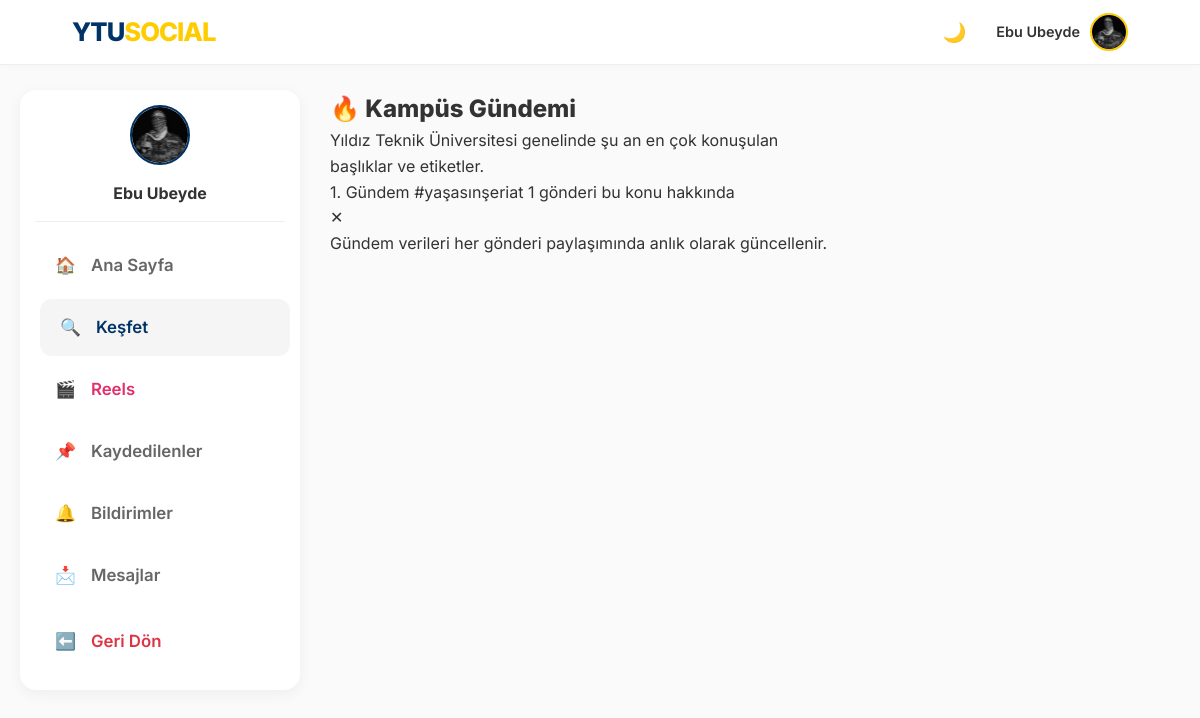
Page /trending (signed in) on the committed database.
### app.py (models this page shows, shortened)
class User(UserMixin, db.Model):
    id = db.Column(db.Integer, primary_key=True)
    email = db.Column(db.String(120), unique=True, nullable=False)
    password = db.Column(db.String(200), nullable=False)
    username = db.Column(db.String(50), nullable=True)
    handle = db.Column(db.String(30), unique=True, nullable=True)
    stories = db.relationship('Story', backref='author', lazy=True)
    is_admin = db.Column(db.Boolean, default=False)
    department = db.Column(db.String(100), nullable=True)
    score = db.Column(db.Integer, default=0)
    bio = db.Column(db.String(200), nullable=True)
    profile_pic = db.Column(db.String(200), default='img/default_avatar.png')
    is_verified = db.Column(db.Boolean, default=False)
    otp_code = db.Column(db.String(6))
    ban_expiration = db.Column(db.DateTime, nullable=True)
    is_banned = db.Column(db.Boolean, default=False)
    posts = db.relationship('Post', backref='author', lazy=True)
    image_file = db.Column(db.String(20), nullable=True)
    comments = db.relationship('Comment', backref='author', lazy=True)
    messages_sent = db.relationship('Message', foreign_keys='Message.sender_id', backref='sender', lazy='dynamic')
    messages_received = db.relationship('Message', foreign_keys='Message.recipient_id', backref='recipient', lazy='dynamic')
    saved_posts = db.relationship('SavedPost', back_populates='user', lazy=True, cascade="all, delete-orphan")
    followed = db.relationship(
        'User', secondary=followers,
        primaryjoin=(followers.c.follower_id == id),
        secondaryjoin=(followers.c.followed_id == id),
        backref=db.backref('followers', lazy='dynamic'), lazy='dynamic'
    )

### app.py (the view)
@app.route('/trending')
@login_required
def trending_full_list():
    all_tags = get_trending_hashtags()[:10]
    return render_template('trending_full.html', tags=all_tags)

### app.py (called while the page is built)
@login_manager.user_loader
def load_user(user_id):
    return User.query.get(int(user_id))

@app.before_request
def check_ban():
    if current_user.is_authenticated:
        if current_user.is_banned or (current_user.ban_expiration and current_user.ban_expiration > datetime.now()):
            if request.endpoint not in ['logout', 'static', 'login']:
                logout_user()
                flash("🚫 Hesabınız yasaklandı veya uzaklaştırıldı.", "danger")
                return redirect(url_for('login'))

def get_trending_hashtags():
    posts = Post.query.with_entities(Post.content).all()
    hashtags = {}
    for post in posts:
        if post.content:
            found_tags = re.findall(r"#(\w+)", post.content.lower())
            for tag in found_tags:
                hashtags[tag] = hashtags.get(tag, 0) + 1
    sorted_tags = sorted(hashtags.items(), key=lambda x: x[1], reverse=True)
    return sorted_tags[:5]

@app.context_processor
def inject_global_data():
    trending = get_trending_hashtags()
    suggested = []
    if current_user.is_authenticated:
        followed_ids = [u.id for u in current_user.followed]
        followed_ids.append(current_user.id)
        suggested = User.query.filter(~User.id.in_(followed_ids)).order_by(db.func.random()).limit(5).all()
    return dict(trending_tags=trending, suggested_users=suggested)

@app.context_processor
def inject_notifications():
    if current_user.is_authenticated:
        notif_count = Notification.query.filter_by(user_id=current_user.id, is_read=False).count()
        msg_count = Message.query.filter_by(recipient_id=current_user.id, is_read=False).count()
        return dict(unread_count=notif_count, unread_msg_count=msg_count, online_users=list(ONLINE_USERS))
    return dict(unread_count=0, unread_msg_count=0, online_users=[])

@app.before_request
def start_timer():
    g.start = time.time()

@app.after_request
def log_response(response):
    if hasattr(g, 'start'):
        now = time.time()
        duration = round(now - g.start, 4)
        print(f"--- Sayfa Yükleme: {duration}s ---")
    return response

### templates/trending_full.html (shortened to what this page needs)
<!DOCTYPE html>
<html lang="tr">
<head>
    <link rel="stylesheet" href="/static/style.css">
</head>
<body>
    {% include 'navbar_partial.html' ignore missing %}
    <div class="main-layout">
        <aside class="left-sidebar sticky-sidebar">
            <div class="club-card" style="border: none; padding: 15px;">
                <div style="text-align: center; margin-bottom: 15px; border-bottom: 1px solid var(--border-color); padding-bottom: 15px;">
                    <img src="/static/{{ current_user.profile_pic }}" style="width: 60px; height: 60px; border-radius: 50%; border: 2px solid var(--ytu-lacivert);">
                    <h3 style="margin-top: 8px; font-size: 1rem;">{{ current_user.username }}</h3>
                </div>
                <a href="{{ url_for('index') }}" class="sidebar-link"><span>🏠</span> Ana Sayfa</a>
                <a href="{{ url_for('explore') }}" class="sidebar-link active-link"><span>🔍</span> Keşfet</a> <a href="{{ url_for('reels') }}" class="sidebar-link" style="color: #e1306c;"><span>🎬</span> Reels</a>
                <a href="{{ url_for('saved_posts_list') }}" class="sidebar-link"><span>📌</span> Kaydedilenler</a>
                <a href="{{ url_for('notifications') }}" class="sidebar-link"><span>🔔</span> Bildirimler</a>
                <a href="{{ url_for('messages_inbox') }}" class="sidebar-link"><span>📩</span> Mesajlar</a>
                <a href="javascript:history.back()" class="sidebar-link link-danger" style="margin-top: 10px;"><span>⬅️</span> Geri Dön</a>
            </div>
        </aside>
        <main>
            <div class="trending-page-header">
                <h2 style="font-weight: 800; font-size: 1.5rem; margin: 0;">🔥 Kampüs Gündemi</h2>
            </div>
            <div class="trending-full-card">
                <div class="trending-info-box">
                    Yıldız Teknik Üniversitesi genelinde şu an en çok konuşulan başlıklar ve etiketler.
                </div>
                {% for tag, count in tags %}
                <div class="trend-row">
                    <a href="{{ url_for('explore', q='#' + tag) }}" class="trend-link">
                        <span class="trend-rank">{{ loop.index }}. Gündem</span>
                        <span class="trend-name">#{{ tag }}</span>
                        <span class="trend-stat">{{ count }} gönderi bu konu hakkında</span>
                    </a>
                    <div class="trend-dismiss" onclick="this.parentElement.style.display='none'" title="Gizle">✕</div>
                </div>
                {% endfor %}
            </div>
            <div class="trending-footer">
                <p>Gündem verileri her gönderi paylaşımında anlık olarak güncellenir.</p>
            </div>
        </main>
        <aside class="right-sidebar">
            </aside>
    </div>
</body>
</html>

### templates/navbar_partial.html (shortened to what this page needs)
<nav class="navbar">
    <a href="/" class="nav-logo">YTU<span>SOCIAL</span></a>
    <div class="nav-items" id="mobile-menu">
        <button type="button" onclick="toggleDarkMode()" id="theme-btn" title="Temayı Değiştir" style="background:none; border:none; cursor:pointer; font-size:1.2rem;">
            🌙
        </button>
        <div class="profile-menu" onclick="toggleProfileDropdown()">
            {% if current_user.is_authenticated %}
                <span style="font-weight: 600; font-size: 0.9rem;">{{ current_user.username }}</span>
                <img src="/static/{{ current_user.profile_pic }}" class="nav-avatar" alt="Profil">
            {% else %}
                <span style="font-weight: 600;">Misafir</span>
                <img src="/static/img/default_avatar.png" class="nav-avatar" alt="Misafir">
            {% endif %}
        </div>
    </div>
</nav>

### static/style.css (style rules this page uses)
:root { --ytu-lacivert: #003366; --ytu-sari: #ffcc00; --hata-kirmizi: #dc3545; --bg-light: #fafafa; --white: #ffffff; --shadow: 0 8px 25px rgba(0, 0, 0, 0.08); --bg-color: #fafafa; --card-bg: #ffffff; --text-color: #333; --text-muted: #666; --border-color: #eee; --input-bg: #fff; --link-hover: #f5f5f5; }
* { box-sizing: border-box; margin: 0; padding: 0; }
body { font-family: 'Inter', 'Segoe UI', Tahoma, sans-serif; background-color: var(--bg-color); color: var(--text-color); line-height: 1.6; transition: background-color 0.3s, color 0.3s; }
a { text-decoration: none; color: inherit; }
.navbar { position: fixed; top: 0; left: 0; right: 0; height: 65px; background: var(--card-bg); border-bottom: 1px solid var(--border-color); display: flex; justify-content: space-between; align-items: center; padding: 0 6%; z-index: 1000; box-shadow: 0 2px 10px rgba(0, 0, 0, 0.02); transition: background-color 0.3s; }
.nav-items { display: flex; align-items: center; gap: 20px; }
.nav-logo { font-size: 1.6rem; font-weight: 800; color: var(--ytu-lacivert); letter-spacing: -1px; }
.nav-logo span { color: var(--ytu-sari); }
.profile-menu { position: relative; display: flex; align-items: center; cursor: pointer; padding: 10px 0 10px 10px; }
.nav-avatar { width: 38px; height: 38px; border-radius: 50%; object-fit: cover; margin-left: 10px; border: 2px solid var(--ytu-sari); }
.main-layout { display: grid; grid-template-columns: 280px 1fr 320px; gap: 30px; max-width: 1250px; margin: 90px auto 30px; padding: 0 20px; }
.sticky-sidebar { position: sticky; top: 90px; height: fit-content; }
.sidebar-link { display: flex; align-items: center; gap: 15px; padding: 15px 20px; font-size: 1.05rem; font-weight: 600; color: var(--text-muted); border-radius: 12px; transition: 0.3s; margin-bottom: 5px; }
.sidebar-link:hover, .sidebar-link.active-link { background-color: var(--link-hover); color: var(--ytu-lacivert); transform: translateX(5px); }
.club-card { background: var(--card-bg); border-radius: 16px; padding: 20px; box-shadow: 0 4px 15px rgba(0, 0, 0, 0.05); border: 1px solid var(--border-color); transition: all 0.3s cubic-bezier(0.4, 0, 0.2, 1); }
.link-danger { color: var(--hata-kirmizi) !important; }

### rows in the picture
User: username "Ebu Ubeyde", profile_pic (picture)

### other values in the picture
{{ tag }} "yaşasınşeriat"
{{ count }} "1"
